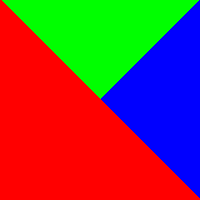
#> input picture sss/image.bmp, 200 x 200 px
$ python homomorphism_question2.py
#> lines starting #> are read from the running program, lines starting #| are printed output that depends on the picture
### sss/sss_question2.py
import random

import numpy as np
from PIL import Image
from scipy.interpolate import lagrange as lag

k = 2  # minimum number of shares required to reconstruct the secret
n = 5  # total number of shares to create
# The largest prime number among [0,255] is 251.
# Therefore, all pixel values of the hidden image are modulated according to 251.
FIELD_SIZE = 251

"""
Image from: https://people.math.sc.edu/Burkardt/data/bmp/bmp.html
Resources used:
https://github.com/williamium3000/shamir-secret-image-sharing
https://pillow.readthedocs.io/en/stable/reference/Image.html
https://stackoverflow.com/questions/56330561/pil-image-fromarrayimg-astypeuint8-mode-rgb-returns-grayscale-image
"""


# [13 lines left out: function load_file, not called in this run]


def read_grayscale_pixels(input):
#> called with input = 'image.bmp'
    img = Image.open(input).convert('L')
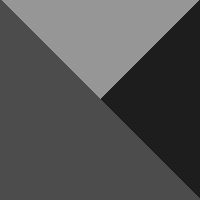
#> img: PIL image 200x200 L; min 29, max 150, mean 82.5
    pixels = np.asarray(img)
    return pixels.flatten(), pixels.shape


# [23 lines left out: function read_rgb_pixels, not called in this run]


def get_coefficients(num_pixels):
    return [[random.randint(0, FIELD_SIZE) for _ in range(k - 1)] for _ in range(num_pixels)]


def generate_shares(image, mode, shape, n=n):
    num_pixels = image.shape[0]
    coefficient = get_coefficients(num_pixels)
    # print(coefficient.shape)
    shares = []
    for i in range(1, n + 1):
        base = np.array([i ** j for j in range(1, k)])
        base = np.matmul(coefficient, base)
        share_image = image + base
        share_image = share_image % FIELD_SIZE
        shares.append(share_image)

    shares = np.array(shares)
    print(shares.shape)
    shares_reshaped = shares.reshape(n, *shape)
    file_names = []
    for i, img in enumerate(shares_reshaped):
        share_img = Image.fromarray(img.astype(np.uint8))
        # Convert to RGB mode
        share_img = share_img.convert('RGB')
        name = "share_{}_{}.bmp".format(mode, i + 1)
        file_names.append(name)
        share_img.save(name)

    return shares, file_names


def reconstruct(shares, shape, k=k, name='reconstructed_grayscale_image.bmp'):
    print("hi")
    """
    :param shares: the share pixels
    :param shape: shape of our image and num channels (3 bc it is an RGB with three color channels)
    """

    # Create a new array to hold the reconstructed pixel values
    reconstructed_pixels = []

    print("hi")

    # the share numbers for the two shares we want to use, which is [1, 2].
    x = np.array([1, k])
    dim = shares.shape[1]

    print("hi")

    print(shape)

    try:
        for i in range(dim):
            print(i)
            # Use Lagrange interpolation to interpolate the polynomial that passes through the two points
            y = shares[:, i]
            poly = lag(x, y)
            # evaluate the interpolated polynomials at x=0 which is the secret
            pixel = poly(0) % FIELD_SIZE
            # Add the reconstructed pixel value to the new array
            reconstructed_pixels.append(pixel)
    except Exception as e:
        print(f"An error occurred: {e}")

    reconstructed_pixels = np.array(reconstructed_pixels)
    reconstructed_pixels = reconstructed_pixels.reshape(*shape)
    reconstructed_img = Image.fromarray(reconstructed_pixels.astype(np.uint8))
    reconstructed_img.save(name)

    print("Saved reconstructed image!")

    return name, np.array(reconstructed_pixels)


# [48 lines left out: functions recolor, recolor_noheader, not called in this run]


# [24 lines that do not run on import are left out]

### sss/homomorphism_question2.py
from PIL import Image

import sss.sss_question2
import numpy as np

from sss import sss_question2

n = 3
k = 2


# Step 1: Downscale operation
def downscale(path='image.bmp', name='downscaled_image.bmp'):
    # Load the input image
    img = Image.open(path).convert('L')

    # Get the dimensions of the input image
    width, height = img.size

    # Calculate the dimensions of the downscaled image
    downscaled_width = width // 2
    downscaled_height = height // 2

    # Create a new array to hold the downscaled image
    downscaled_image = np.zeros((downscaled_height, downscaled_width), dtype=np.uint8)
    pixels = []
    # Loop through each pixel in the downscaled image
    for y in range(downscaled_height):
        for x in range(downscaled_width):
            # Compute the average value of the four pixels in the input image
            pixels.append(img.getpixel((2 * x, 2 * y)))
            pixels.append(img.getpixel((2 * x + 1, 2 * y)))
            pixels.append(img.getpixel((2 * x, 2 * y + 1)))
            pixels.append(img.getpixel((2 * x + 1, 2 * y + 1)))

            # Set the pixel value in the downscaled image
            downscaled_image[y, x] = sum(pixels)

    # Create a PIL Image object from the downscaled image array
    downscaled_img = Image.fromarray(downscaled_image)

    # Save the downscaled image to a file
    downscaled_img.save(name)

    img = np.asarray(img)
    return img.flatten(), downscaled_img, img.shape, downscaled_width, downscaled_height


# Step 2: Create 3 shares (denoted by I1, I2, I3) of I using the SSS scheme.
def generate_shares(img, i_0_shape, n=n):
    return sss_question2.generate_shares(img, 'grayscale', i_0_shape, n=n)


# Step 3: Perform the downscale method on all the three shares and obtain the downscaled shares
# (denoted by Is1, Is2, Is3).
def downscale_shares(share_paths):
    shares = []
    share_names = []
    img_list = []
    for i in range(len(share_paths)):
        name = f'share{i}_downscaled.bmp'
        result = downscale(share_paths[i], name)
        share = list(result[0])
        shares.append(share)
        share_names.append(name)
        img_list.append(result[1])
    return np.array(shares), share_names


# Step 4: Pick any 2 downscaled shares, i.e., from Is1, Is2, Is3, and reconstruct the downscaled plaintext
# image (denoted by Is).
def reconstruct_downscaled(shares, shape, k):
    print("reconstructing...")
    # shares = np.array([(1, s1), (2, s2)])
    result = sss_question2.reconstruct(shares, shape, k=k, name="reconstructed_img.bmp")
    reconstructed_image = result[0]
    data = result[1]
    return data, reconstructed_image


# Step 5: Compute the mean average error between the two images, Io and Is, using the following
# equation:
def compute_mae(pixels_0, pixels_s, w, h):
    mae = 0
    for i in range(w * h):
        mae += abs(pixels_0[i] - pixels_s[i])
    mae /= w * h
    return mae


if __name__ == '__main__':
    i, i_shape = sss_question2.read_grayscale_pixels('image.bmp')
#> i_shape = (200, 200)
    # step 1
    i_0, downscaled_img, i_0_shape, i_0_w, i_0_h = downscale()
#> after the loop in downscale, `for y in range(downscaled_height):`:
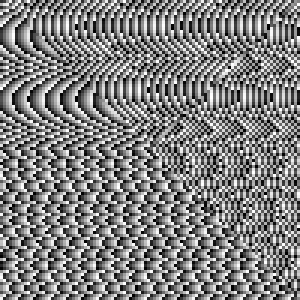
#> downscaled_image: shape (100, 100) (shown 3 times larger); min 0, max 255, mean 127.4
#> after the loop in downscale, `for y in range(downscaled_height):`: pixels = 40000 items
#> i_0_shape = (200, 200); i_0_w = 100; i_0_h = 100

    # step 2
    shares, share_paths = generate_shares(i, i_0_shape)
#> after the loop in generate_shares, `for i in range(1, n + 1):`: shares = 3 items
#| (3, 40000)
#> the loop in generate_shares, `for i, img in enumerate(shares_reshaped):` made 3 passes
#> name on passes 1 to 3: 'share_grayscale_1.bmp', 'share_grayscale_2.bmp', 'share_grayscale_3.bmp'
#> pass 1, in generate_shares, `share_img = Image.fromarray(img.astype(np.uint8))`:
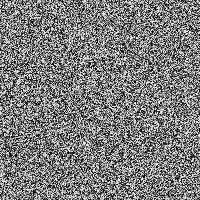
#> share_img: PIL image 200x200 L; min 0, max 250, mean 124.9
#> pass 2, in generate_shares, `share_img = Image.fromarray(img.astype(np.uint8))`:
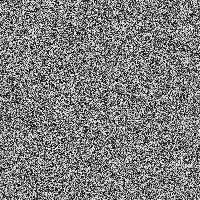
#> share_img: PIL image 200x200 L; min 0, max 250, mean 125.4
#> after the loop in generate_shares, `for i, img in enumerate(shares_reshaped):`:
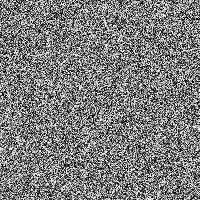
#> share_img: PIL image 200x200 RGB; min 0, max 250, mean 124.7
#> after the loop in generate_shares, `for i, img in enumerate(shares_reshaped):`: file_names = ['share_grayscale_1.bmp', 'share_grayscale_2.bmp', 'share_grayscale_3.bmp']
#> share_paths has the same summary as file_names in generate_shares

    # step 3
    # share_paths = ["share_grayscale_1.bmp", "share_grayscale_2.bmp", "share_grayscale_3.bmp"]
    downscaled_shares = downscale_shares(share_paths)[0]
#> in downscale_shares, `name = f'share{i}_downscaled.bmp'`: name = 'share0_downscaled.bmp'
#> call 2 of downscale, with path = 'share_grayscale_1.bmp', name = 'share0_downscaled.bmp'
#> after the loop in downscale (call 2), `for y in range(downscaled_height):`:
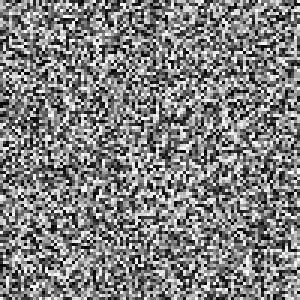
#> downscaled_image: shape (100, 100) (shown 3 times larger); min 0, max 255, mean 127.7
#> in downscale_shares, `result = downscale(share_paths[i], name)`: result = 5 items
#> in downscale_shares, `share = list(result[0])`: share = 40000 items

    # step 4
    reconstructed_image = reconstruct_downscaled(downscaled_shares[0:k, :], i_shape, k)[0]
#| (200, 200)
#> the loop in reconstruct, `for i in range(dim):` made 40000 passes
#> (y, pixel) on passes 1 to 3: ([41, 6], 76), ([174, 21], 76), ([93, 36], 150)
#> in reconstruct_downscaled, `reconstructed_image = result[0]`: reconstructed_image = 'reconstructed_img.bmp'

    # step 5
    mae = compute_mae(i_0, reconstructed_image.flatten(), i_0_w, i_0_h)
#> after the loop in compute_mae, `for i in range(w * h):`: mae = 0
#> mae = 0
    print('MAE:', mae)
